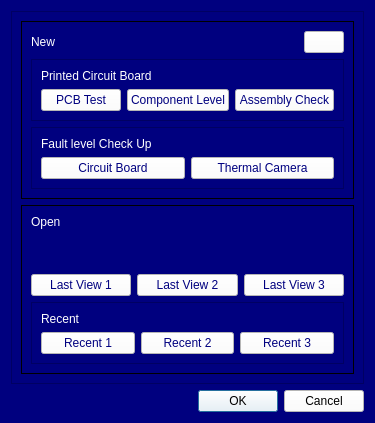
<?xml version="1.0" encoding="UTF-8"?>
<ui version="4.0">
 <class>MainWindow</class>
 <widget class="QDialog" name="MainWindow">
  <property name="geometry">
   <rect>
    <x>0</x>
    <y>0</y>
    <width>306</width>
    <height>423</height>
   </rect>
  </property>
  <property name="windowTitle">
   <string>MainWindow</string>
  </property>
  <property name="windowIcon">
   <iconset>
    <normaloff>../bhjkl/9938148.png</normaloff>../bhjkl/9938148.png</iconset>
  </property>
  <property name="styleSheet">
   <string notr="true">background-color: rgb(0, 0, 127);</string>
  </property>
  <layout class="QVBoxLayout" name="verticalLayout_4">
   <item>
    <layout class="QHBoxLayout" name="horizontalLayout_4">
     <item>
      <widget class="QFrame" name="frame_6">
       <property name="frameShape">
        <enum>QFrame::StyledPanel</enum>
       </property>
       <property name="frameShadow">
        <enum>QFrame::Raised</enum>
       </property>
       <layout class="QVBoxLayout" name="verticalLayout_6">
        <item>
         <widget class="QFrame" name="frame_4">
          <property name="styleSheet">
           <string notr="true">border-color: rgb(255, 255, 255);</string>
          </property>
          <property name="frameShape">
           <enum>QFrame::Box</enum>
          </property>
          <property name="frameShadow">
           <enum>QFrame::Plain</enum>
          </property>
          <layout class="QVBoxLayout" name="verticalLayout_7">
           <item>
            <layout class="QHBoxLayout" name="horizontalLayout_6">
             <item>
              <widget class="QLabel" name="label">
               <property name="styleSheet">
                <string notr="true">font: 75 30pt &quot;MS Shell Dlg 2&quot;;
color: rgb(255, 255, 255);</string>
               </property>
               <property name="text">
                <string>New</string>
               </property>
              </widget>
             </item>
             <item>
              <widget class="QPushButton" name="pushButton_12">
               <property name="sizePolicy">
                <sizepolicy hsizetype="Fixed" vsizetype="Fixed">
                 <horstretch>0</horstretch>
                 <verstretch>0</verstretch>
                </sizepolicy>
               </property>
               <property name="mouseTracking">
                <bool>true</bool>
               </property>
               <property name="toolTipDuration">
                <number>2</number>
               </property>
               <property name="autoFillBackground">
                <bool>false</bool>
               </property>
               <property name="styleSheet">
                <string notr="true">background-color: rgb(255, 255, 255);</string>
               </property>
               <property name="text">
                <string/>
               </property>
               <property name="icon">
                <iconset>
                 <normaloff>../bhjkl/image-removebg-preview.png</normaloff>../bhjkl/image-removebg-preview.png</iconset>
               </property>
               <property name="shortcut">
                <string>Ctrl+H</string>
               </property>
              </widget>
             </item>
            </layout>
           </item>
           <item>
            <widget class="QFrame" name="frame">
             <property name="frameShape">
              <enum>QFrame::StyledPanel</enum>
             </property>
             <property name="frameShadow">
              <enum>QFrame::Raised</enum>
             </property>
             <layout class="QVBoxLayout" name="verticalLayout">
              <item>
               <widget class="QLabel" name="label_2">
                <property name="styleSheet">
                 <string notr="true">font: 75 20pt &quot;MS Shell Dlg 2&quot;;
color: rgb(255, 255, 255);</string>
                </property>
                <property name="text">
                 <string>Printed Circuit Board</string>
                </property>
               </widget>
              </item>
              <item>
               <layout class="QHBoxLayout" name="horizontalLayout">
                <item>
                 <widget class="QPushButton" name="pushButton">
                  <property name="styleSheet">
                   <string notr="true">color: rgb(0, 0, 127);
background-color: rgb(255, 255, 255);</string>
                  </property>
                  <property name="text">
                   <string>PCB Test</string>
                  </property>
                  <property name="icon">
                   <iconset>
                    <normaloff>../bhjkl/7343438.png</normaloff>../bhjkl/7343438.png</iconset>
                  </property>
                 </widget>
                </item>
                <item>
                 <widget class="QPushButton" name="pushButton_2">
                  <property name="styleSheet">
                   <string notr="true">color: rgb(0, 0, 127);
background-color: rgb(255, 255, 255);</string>
                  </property>
                  <property name="text">
                   <string>Component Level</string>
                  </property>
                  <property name="icon">
                   <iconset>
                    <normaloff>../bhjkl/component-icon-2048x2048-bn3769ks.png</normaloff>../bhjkl/component-icon-2048x2048-bn3769ks.png</iconset>
                  </property>
                 </widget>
                </item>
                <item>
                 <widget class="QPushButton" name="pushButton_3">
                  <property name="enabled">
                   <bool>true</bool>
                  </property>
                  <property name="styleSheet">
                   <string notr="true">color: rgb(0, 0, 127);
background-color: rgb(255, 255, 255);</string>
                  </property>
                  <property name="text">
                   <string>Assembly Check</string>
                  </property>
                  <property name="icon">
                   <iconset>
                    <normaloff>../bhjkl/images.png</normaloff>../bhjkl/images.png</iconset>
                  </property>
                 </widget>
                </item>
               </layout>
              </item>
             </layout>
            </widget>
           </item>
           <item>
            <widget class="QFrame" name="frame_2">
             <property name="frameShape">
              <enum>QFrame::StyledPanel</enum>
             </property>
             <property name="frameShadow">
              <enum>QFrame::Raised</enum>
             </property>
             <layout class="QVBoxLayout" name="verticalLayout_2">
              <item>
               <widget class="QLabel" name="label_3">
                <property name="styleSheet">
                 <string notr="true">
color: rgb(255, 255, 255);font: 75 20pt &quot;MS Shell Dlg 2&quot;;</string>
                </property>
                <property name="text">
                 <string>Fault level Check Up</string>
                </property>
               </widget>
              </item>
              <item>
               <layout class="QHBoxLayout" name="horizontalLayout_2">
                <item>
                 <widget class="QPushButton" name="pushButton_4">
                  <property name="styleSheet">
                   <string notr="true">color: rgb(0, 0, 127);
background-color: rgb(255, 255, 255);</string>
                  </property>
                  <property name="text">
                   <string>Circuit Board</string>
                  </property>
                  <property name="icon">
                   <iconset>
                    <normaloff>../bhjkl/7884346.png</normaloff>../bhjkl/7884346.png</iconset>
                  </property>
                 </widget>
                </item>
                <item>
                 <widget class="QPushButton" name="pushButton_5">
                  <property name="styleSheet">
                   <string notr="true">color: rgb(0, 0, 127);
background-color: rgb(255, 255, 255);
</string>
                  </property>
                  <property name="text">
                   <string>Thermal Camera</string>
                  </property>
                  <property name="icon">
                   <iconset>
                    <normaloff>../bhjkl/image-removebg-preview (1).png</normaloff>../bhjkl/image-removebg-preview (1).png</iconset>
                  </property>
                 </widget>
                </item>
               </layout>
              </item>
             </layout>
            </widget>
           </item>
          </layout>
         </widget>
        </item>
        <item>
         <widget class="QFrame" name="frame_5">
          <property name="styleSheet">
           <string notr="true"/>
          </property>
          <property name="frameShape">
           <enum>QFrame::Box</enum>
          </property>
          <property name="frameShadow">
           <enum>QFrame::Plain</enum>
          </property>
          <layout class="QVBoxLayout" name="verticalLayout_5">
           <item alignment="Qt::AlignTop">
            <widget class="QLabel" name="label_5">
             <property name="styleSheet">
              <string notr="true">
color: rgb(255, 255, 255);
font: 75 30pt &quot;MS Shell Dlg 2&quot;;</string>
             </property>
             <property name="text">
              <string>Open</string>
             </property>
            </widget>
           </item>
           <item>
            <layout class="QHBoxLayout" name="horizontalLayout_5">
             <item>
              <widget class="QPushButton" name="pushButton_9">
               <property name="styleSheet">
                <string notr="true">color: rgb(0, 0, 127);
background-color: rgb(255, 255, 255);</string>
               </property>
               <property name="text">
                <string>Last View 1</string>
               </property>
               <property name="icon">
                <iconset>
                 <normaloff>../bhjkl/recent-visit.png</normaloff>../bhjkl/recent-visit.png</iconset>
               </property>
              </widget>
             </item>
             <item>
              <widget class="QPushButton" name="pushButton_10">
               <property name="styleSheet">
                <string notr="true">color: rgb(0, 0, 127);
background-color: rgb(255, 255, 255);</string>
               </property>
               <property name="text">
                <string>Last View 2</string>
               </property>
               <property name="icon">
                <iconset>
                 <normaloff>../bhjkl/recent-visit.png</normaloff>../bhjkl/recent-visit.png</iconset>
               </property>
              </widget>
             </item>
             <item>
              <widget class="QPushButton" name="pushButton_11">
               <property name="styleSheet">
                <string notr="true">color: rgb(0, 0, 127);
background-color: rgb(255, 255, 255);</string>
               </property>
               <property name="text">
                <string>Last View 3</string>
               </property>
               <property name="icon">
                <iconset>
                 <normaloff>../bhjkl/recent-visit.png</normaloff>../bhjkl/recent-visit.png</iconset>
               </property>
              </widget>
             </item>
            </layout>
           </item>
           <item>
            <widget class="QFrame" name="frame_3">
             <property name="frameShape">
              <enum>QFrame::StyledPanel</enum>
             </property>
             <property name="frameShadow">
              <enum>QFrame::Raised</enum>
             </property>
             <layout class="QVBoxLayout" name="verticalLayout_3">
              <item>
               <widget class="QLabel" name="label_4">
                <property name="styleSheet">
                 <string notr="true">font: 75 20pt &quot;MS Shell Dlg 2&quot;;

color: rgb(255, 255, 255);</string>
                </property>
                <property name="text">
                 <string>Recent</string>
                </property>
               </widget>
              </item>
              <item>
               <layout class="QHBoxLayout" name="horizontalLayout_3">
                <item>
                 <widget class="QPushButton" name="pushButton_6">
                  <property name="styleSheet">
                   <string notr="true">color: rgb(0, 0, 127);
background-color: rgb(255, 255, 255);</string>
                  </property>
                  <property name="text">
                   <string>Recent 1</string>
                  </property>
                  <property name="icon">
                   <iconset>
                    <normaloff>../bhjkl/recent-visit.png</normaloff>../bhjkl/recent-visit.png</iconset>
                  </property>
                 </widget>
                </item>
                <item>
                 <widget class="QPushButton" name="pushButton_7">
                  <property name="styleSheet">
                   <string notr="true">color: rgb(0, 0, 127);
background-color: rgb(255, 255, 255);</string>
                  </property>
                  <property name="text">
                   <string>Recent 2</string>
                  </property>
                  <property name="icon">
                   <iconset>
                    <normaloff>../bhjkl/recent-visit.png</normaloff>../bhjkl/recent-visit.png</iconset>
                  </property>
                 </widget>
                </item>
                <item>
                 <widget class="QPushButton" name="pushButton_8">
                  <property name="styleSheet">
                   <string notr="true">color: rgb(0, 0, 127);
background-color: rgb(255, 255, 255);</string>
                  </property>
                  <property name="text">
                   <string>Recent 3</string>
                  </property>
                  <property name="icon">
                   <iconset>
                    <normaloff>../bhjkl/recent-visit.png</normaloff>../bhjkl/recent-visit.png</iconset>
                  </property>
                 </widget>
                </item>
               </layout>
              </item>
             </layout>
            </widget>
           </item>
          </layout>
         </widget>
        </item>
       </layout>
      </widget>
     </item>
    </layout>
   </item>
   <item>
    <widget class="QDialogButtonBox" name="buttonBox">
     <property name="styleSheet">
      <string notr="true">background-color: rgb(255, 255, 255);</string>
     </property>
     <property name="orientation">
      <enum>Qt::Horizontal</enum>
     </property>
     <property name="standardButtons">
      <set>QDialogButtonBox::Cancel|QDialogButtonBox::Ok</set>
     </property>
    </widget>
   </item>
  </layout>
 </widget>
 <resources/>
 <connections>
  <connection>
   <sender>buttonBox</sender>
   <signal>accepted()</signal>
   <receiver>MainWindow</receiver>
   <slot>accept()</slot>
   <hints>
    <hint type="sourcelabel">
     <x>248</x>
     <y>254</y>
    </hint>
    <hint type="destinationlabel">
     <x>157</x>
     <y>274</y>
    </hint>
   </hints>
  </connection>
  <connection>
   <sender>buttonBox</sender>
   <signal>rejected()</signal>
   <receiver>MainWindow</receiver>
   <slot>reject()</slot>
   <hints>
    <hint type="sourcelabel">
     <x>316</x>
     <y>260</y>
    </hint>
    <hint type="destinationlabel">
     <x>286</x>
     <y>274</y>
    </hint>
   </hints>
  </connection>
 </connections>
</ui>
